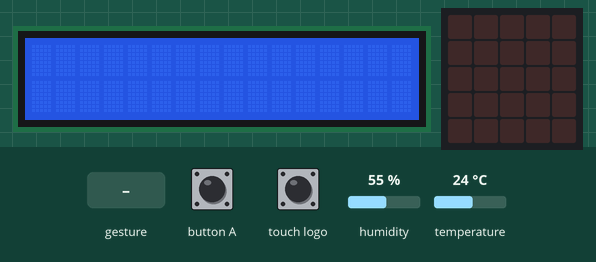
Simulated run of this program. Board: BBC micro:bit (MakeCode). On the bench: 16×2 character LCD, the board's 5×5 LED display. The inputs (shaded band) are chosen by the test bench; at power-on: humidity 55 %, temperature 24 °C. Random numbers come from a fixed seed.

Above: at 1.2 s.
1.3 s: touch logo pressed for 0.15 s
At 2.6 s:
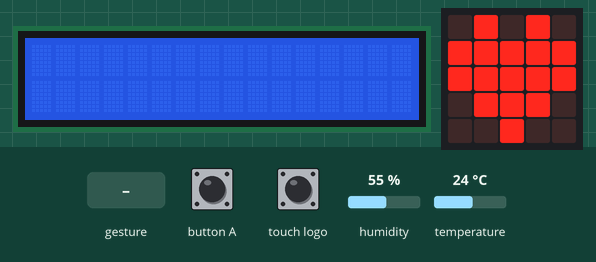
15.4 s: sound turns loud
At 16.6 s:
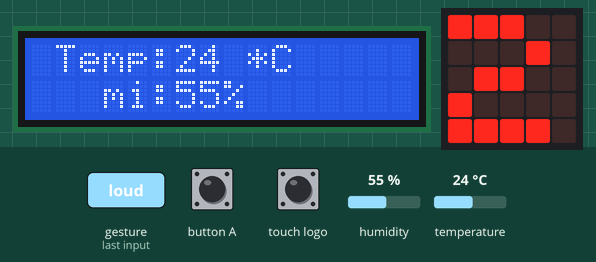
27.7 s: humidity set to 22 %
At 39.5 s:
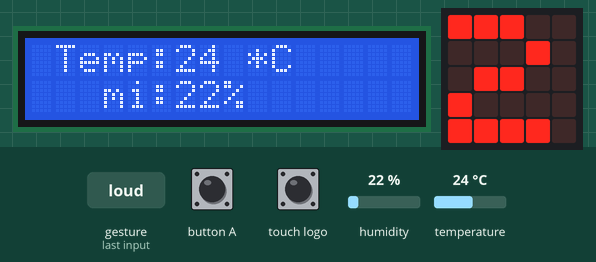
39.8 s: temperature set to 12 °C
At 50.7 s:
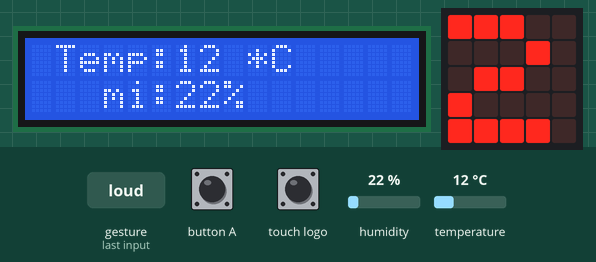
51.9 s: touch logo pressed for 0.15 s
At 52.5 s:
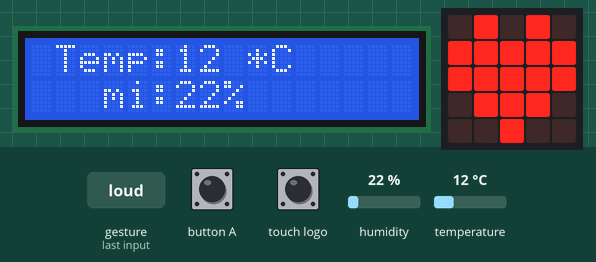
54.1 s: sound turns loud
At 55.7 s:
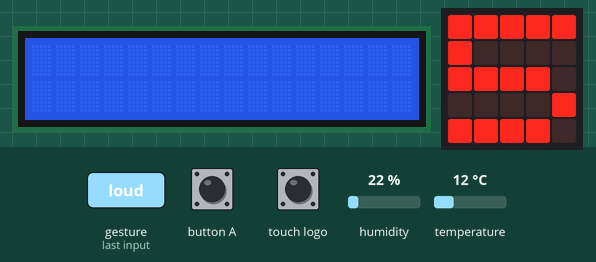
Timing chart, 0 to 57.1 s (numbered marks = the images above; inputs shaded):
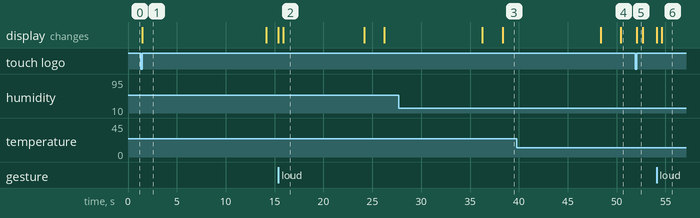

Measured:
- after the input at 51.9 s, the display: changes after 0.15 s (image 5)
- after the input at 54.1 s, the display: first changes at once (image 6 shows a later state)
- what the display in image 1 shows lasts 12.7 s, from 1.5 s to 14.2 s
- what the display in image 2 shows lasts 8.3 s, from 15.9 s to 24.2 s
- what the display in image 5 shows lasts 0.6 s, from 52.1 s to 52.7 s

The program:

main.ts
```typescript
input.onLogoEvent(TouchButtonEvent.Pressed, function () {
    basic.showIcon(IconNames.Heart)
    makerbit.connectLcd(63)
    makerbit.clearLcd1602()
})
input.onButtonPressed(Button.A, function () {
    if (backlight == true) {
        makerbit.setLcdBacklight(LcdBacklight.On)
        backlight = false
    } else {
        makerbit.setLcdBacklight(LcdBacklight.Off)
        backlight = true
    }
})
input.onSound(DetectedSound.Loud, function () {
    list2 = [
    1,
    2,
    3,
    4,
    5,
    6
    ]
    basic.clearScreen()
    basic.pause(500)
    basic.showNumber(list2._pickRandom())
})
let list2: number[] = []
let backlight = false
backlight = true
basic.forever(function () {
    makerbit.clearLcd1602()
    dht11_dht22.queryData(
    DHTtype.DHT11,
    DigitalPin.P0,
    true,
    false,
    true
    )
    if (dht11_dht22.readDataSuccessful()) {
        makerbit.showStringOnLcd1602("Humi:" + ("" + dht11_dht22.readData(dataType.humidity)) + "%", makerbit.position1602(LcdPosition1602.Pos18), 18)
        makerbit.showStringOnLcd1602("Temp:" + ("" + dht11_dht22.readData(dataType.temperature)) + " *C", makerbit.position1602(LcdPosition1602.Pos2), 18)
    } else {
        makerbit.showStringOnLcd1602("MOMENTS LATER...", makerbit.position1602(LcdPosition1602.Pos1), 18)
    }
    basic.pause(10000)
})
```

test.ts
```typescript
// 在此处测试；当此软件包作为插件使用时，将不会编译此软件包。
```
